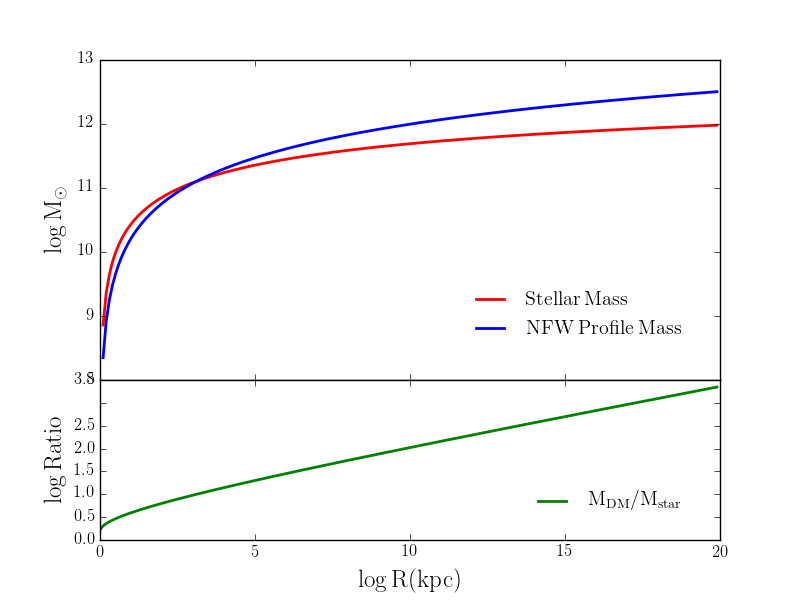

Write the Python code that produced this figure.
import numpy as np
from scipy import integrate
from scipy.integrate import quad
import matplotlib as mpl
import matplotlib.pyplot as plt
from matplotlib import gridspec
mpl.rcParams['text.usetex'] = True

c          = 4.46                                      # Concentration parameter (Paper Dutton and Maccio) 
delta_c    = ((200./3)*c**3)/(np.log(1.0+c)-c/(1.0+c)) # Characteristic overdensity of the halo
rho_c      = 212                                       # Critical density in M_sun/kpc^3 (212)
r_s        = 307.1                                     # Characteristic radius (kpc) calculated using M200 of 9.8e15 
I_e        = 10**7                                     # Effective brightness I(Re)
b          = 7.67                                      # Lokas and Mamon paper
R_e        = 73.7                                      # Half of the total light in kpc
n_array    = [] 
f_array    = []
fractionDM = []
R          = np.arange(0.0001, 20, 0.1)

# MASS ENCLOSED BY LIGHT (DE VAUCOULEURS PROFILE)
def surf_bright(r):
	return 8.0*np.pi*r*I_e*np.exp( -b*( ( r/R_e )**0.25 - 1.0 ) )
I1, I1err = quad(surf_bright, 0.001, 1000)
print 'Luminosity: %e' %(I1)

# NOW FOR THE MASS OF THE NFW PROFILE
def NFW(r):
	if (r < r_s):
		surf_mass = 2.0*np.pi*r*( ( 2.0*r_s*delta_c*rho_c )/( (r/r_s)**2 - 1.0 ) )*( 1.0 - 2.0/( np.sqrt( 1.0 - (r/r_s)**2 ) )*np.arctanh( np.sqrt( ( 1.0-r/r_s )/( 1.0 + r/r_s ) ) ) )
	elif (r == r_s):
		surf_mass = 2.0*np.pi*r*2.0*r_s*delta_c*rho_c/3.0
	else:
		surf_mass = 2.0*np.pi*r*( ( 2.0*r_s*delta_c*rho_c )/( (r/r_s)**2 - 1.0 ) )*( 1.0 - 2.0/( np.sqrt( (r/r_s)**2 - 1.0 ) )*np.arctan( np.sqrt( ( r/r_s - 1.0 )/( 1 + r/r_s ) ) ) )
	return surf_mass
I2, I2err = quad(NFW, 0.001, 1000)
print 'Dark Matter: %e' %(I2)
	
def F(val):
  h = lambda x: surf_bright(x)
  return integrate.quad(h, 0.01, val)[0]

def N(val):
  g = lambda y: NFW(y)
  return integrate.quad(g, 0.01, val)[0]
      
for i in range(len(R)):
#   f_array.append(np.log10(F(R[i])))
#   n_array.append(np.log10(N(R[i])))
   f_array.append((F(R[i])))
   n_array.append((N(R[i])))
#   fractionDM.append( (10**(n_array[i])/10**(f_array[i])) )
   fractionDM.append( ((n_array[i])/(f_array[i])) )  
  
fig = plt.figure()
gs = gridspec.GridSpec(2, 1, height_ratios=[2, 1]) 

# The Fisrt Subplot
ax0 = plt.subplot(gs[0])
line0, = ax0.plot((R), np.log10(f_array), '-', c = 'r', label = r'$\mathrm{Stellar\:Mass}$', lw = 2)
line0, = ax0.plot((R), np.log10(n_array), '-', c = 'b', label = r'$\mathrm{NFW\:Profile\:Mass}$', lw = 2)
plt.ylabel(r'$\mathrm{\log M_{\odot}}$',fontsize=18)
plt.legend(frameon=False,bbox_to_anchor=(0.95, 0.3), loc=1, borderaxespad=0.)

#The Second Subplot
# shared axis X
ax1 = plt.subplot(gs[1], sharex = ax0)
line1, = ax1.plot((R), (fractionDM), '-', c = 'g', label = r'$\mathrm{M_{DM}/M_{star}}$', lw = 2)
plt.xlabel(r'$\log \mathrm{R(kpc)}$',fontsize=18)
plt.ylabel(r'$\log \mathrm{Ratio}$',fontsize=18)
plt.legend(frameon=False,bbox_to_anchor=(0.95, 0.35), loc=1, borderaxespad=0.)

plt.setp(ax0.get_xticklabels(), visible=False)
# remove last tick label for the second subplot
yticks = ax1.yaxis.get_major_ticks()
yticks[-2].label1.set_visible(False)

# remove vertical gap between subplots
plt.subplots_adjust(hspace=.0)
plt.savefig("DM_fraction.png")
plt.show()
